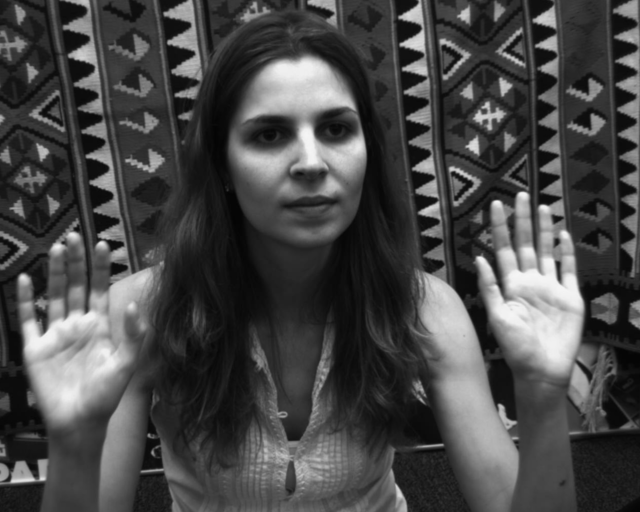
#> input picture ex3/left.tif, 640 x 512 px
$ jupyter execute HW3-2024-2.ipynb   (shell and % lines are left out)   (older library calls are emulated)
#> lines starting #> are read from the running program, lines starting #| are printed output that depends on the picture
## <span style="color:blue"> Computer Vision - Winter 2024

## <span style="color:blue"> Exercise 3 </span>
**Reichman University**

**Lecturer:** Prof. Yael Moses, RUNI

**TA:** Eyal Friedman, RUNI


**Submission date: 9.2.24** \
Note: In case you need an extension for any reason, you can submit it by 14.2.24. \
No extra extensions will be given.
In case you are in miluim - please contact Yael directly.

**Your name: [Your Name]**
**Your ID: [Your ID]**

In this exercise, you will practice projection matrices and epipolar geometry related tasks.

## <span style="color:blue"> Submission guidelines:</span>

1. Your **zip** file should include the following files only:
   - ex3.ipynb
   - images you use that were not given
2. You should use Jupyter Notebook.
3. Name the zip file **'ex3_ID_ID.zip'** and **do not** include any additional directories.
4. Submit using *Moodle*.
5. Submit on time!
6. You can submit this assignment in pairs (no triplets).
   * In the case of pair submission, both IDs and names should be added to the notebook.
   * One should submit the homework, and the other should submit a simple text file named: ID_ID.txt and nothing else.
   *Please make sure that your collaborator submits the HW.

## Read the following instructions carefully:

1. Write **efficient vectorized** code.
2. You are responsible for the correctness of your code and should add as many tests as you see fit. Do not submit your tests unless requested.
3. Use `Python 3` and `numpy 1.18.5` or above. Changes to the configuration we provided are at your own risk. Before submitting the exercise, restart the kernel and run the notebook from start to finish to make sure everything works.
4. You are allowed to use functions and methods from the [Python Standard Library](https://docs.python.org/3/library/) and [numpy](https://www.numpy.org/devdocs/reference/) only. Any other imports are forbidden unless provided by us.
5. Your code must run without errors. Note, **Code that fails to run will not be graded.**
6. Document your code properly.
7. Go over Warmup Python - you can find relevant python functions that will make your life easier.

[cell 1]
import cv2

# This opens an inteactive figure - use it in part B
import matplotlib
matplotlib.use('Agg')

import matplotlib.pyplot as plt
import numpy as np
from scipy.linalg import null_space

# This specifies the way plots behave in jupyter notebook
plt.rcParams['figure.figsize'] = (8.0, 8.0) # set default size of plots
plt.rcParams['image.cmap'] = 'gray'

[cell 2]
import platform
print("Python version: ", platform.python_version())
print("Numpy version: ", np.__version__)

## <span style="color:blue">Section A: Projection

In this part you will go over projection matrix,  and use them to project 3D points to an image.

## <span style="color:blue">Part A1: Projection Matrix
Fill the missing values, given partial values of the parameters of the left and right cameras.

**Right image parameters:**
The projection matrix of the right image:

[cell 3]
MR = np.array([[1100.504780,          0,   331.023000,   0],
               [0,          1097.763735,   259.386377,   0],
               [0,                    0,            1,   0]])

The rotation matrix of the right image:

[cell 4]
RR = np.array([[1,0,0],
               [0,1,0],
               [0,0,1]])

The focal length of the right image:

[cell 5]
fR = 1.0

From here on, replace "none" with your answers to the questions. In addition, if there are more than a single possible solution, choose one.
Compute the right image center (principal point):

[cell 6]
OxR = MR[0, 2]
OyR = MR[1, 2]

Compute the right image scale factor which is consistent with MR:

[cell 7]
SxR = MR[0, 0]
SyR = MR[1, 1]

Compute the right image intrinsic matrix which is consistent with MR:

[cell 8]
MintR = np.array([[SxR, 0, OxR],
                  [0, SyR, OyR],
                  [0, 0, 1]])


**Left image parameters**

Left image center (principal point):

[cell 9]
OxL = 320.798101
OyL = 236.431326

Scale factor:

[cell 10]
SxL = 1095.671499
SyL = 1094.559584

Focal length of the left image:

[cell 11]
fL = 1

Translation vector w.r.t. the world origin:

[cell 12]
TL = -np.array([[178.2218,18.8171,-13.7744]]).T

Rotation matrix of the left image:

[cell 13]
RL = np.array([[ 0.9891,    0.0602,   -0.1346],
               [-0.0590,    0.9982,    0.0134],
               [0.1351,   -0.0053,    0.9908]])

Compute the intrinsic projection matrix of the left camera:

[cell 14]
MintL = np.array([[SxL, 0, OxL],
                  [0, SyL, OyL],
                  [0, 0, fL]])

Compute the projection matrix of the left camera

[cell 15]
ML = np.dot(MintL, np.hstack((RL, -TL)))

Compute the COP of the left and the right images, in Cartesian coordinates:

(You may use the the function *null_space* from *scipy.linalg*)

[cell 16]
CL = null_space(ML)
CR= null_space(MR)

CL = CL / CL[-1]  # Normalize to make the last element 1
CR = CR / CR[-1]
# CR = np.array([0, 0, 0, 1])  # Right camera is at the origin in its own coordinate system

[cell 17]
# print(CR.shape)
print(CL)

Compute the distance between CL and CR:


[cell 18]
D = np.linalg.norm(CL[:3] - CR[:3])

## <span style="color:blue">Part A2: Hands on Triangulation

Write a function p = proj(M,P) that recieves as input the 3D point P in Euclidean coordinates and a projection matrix M, and outputs the 2D  Euclidean coordinates of the projected point.

[cell 19]
# Your code for proj function
def proj(M,P):
    # Convert P to homogeneous coordinates
    P_homogeneous = np.append(P, 1)  # Append 1 to the end of P
    # Apply the projection matrix M
    p_homogeneous = np.dot(M, P_homogeneous)
    # Convert back to Euclidean coordinates
    p = p_homogeneous[:2] / p_homogeneous[2]
    return p

**<span style="color:blue">Answer Quesion:**\
Given object points in the world coordinate system,  P=(-140,50,1200) and Q=(30,100,2000).

a.	What are the coordinates (Euclidean) of the points in the left camera coordinate system?\
b.	What are the coordinates (Euclidean) of the points in the right camera coordinate system?

Note: the camera coordinate system rather than the image coordinate system (PL means the 3D coordinates in the left **camera** cordinates system, and pL means the 2D coordinates in the left **image** coordinates system.


**<span style="color:blue">Your answer:**\
   ...


[cell 20]
PL = None
PR = None
QL = None
QR = None

[cell 21]
P = np.array([[-140],[50],[1200]])
pL = proj(ML,P)
pR = proj(MR,P)

Q = np.array([[30],[100],[2000]])
qL = proj(ML,Q)
qR = proj(MR,Q)

### Read two images and display the projections of P and Q on the two given images ###

[cell 22]
imL = cv2.imread('left.tif', cv2.IMREAD_GRAYSCALE)
#> imL is the input picture: shape (512, 640); min 4, max 246, mean 71.7
imR = cv2.imread('right.tif', cv2.IMREAD_GRAYSCALE)
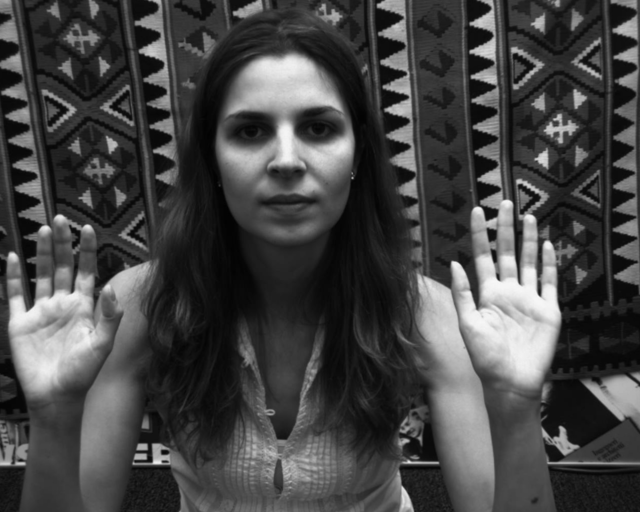
#> input picture ex3/right.tif, 640 x 512 px
#> imR is the input picture: shape (512, 640); min 2, max 248, mean 69.5

plt.rcParams['figure.figsize'] = (14.0, 14.0)
f, ((ax1, ax2)) = plt.subplots(1, 2, sharex='col', sharey='row')

ax1.imshow(imL, cmap='gray'), ax1.set_title('Left image'), ax1.scatter(pL[0], pL[1], color='r'), \
    ax1.scatter(qL[0],qL[1], color = 'b')
ax2.imshow(imR, cmap='gray'), ax2.set_title('Right image'), ax2.scatter(pR[0], pR[1], color = 'r'), \
    ax2.scatter(qR[0],qR[1], color = 'b')
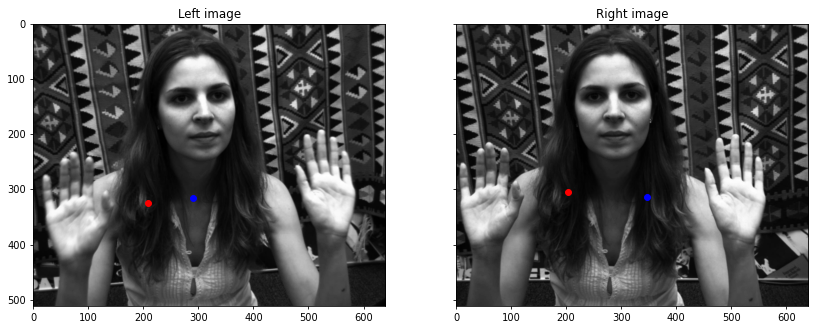
#> figure drawn by matplotlib, 2 panels
